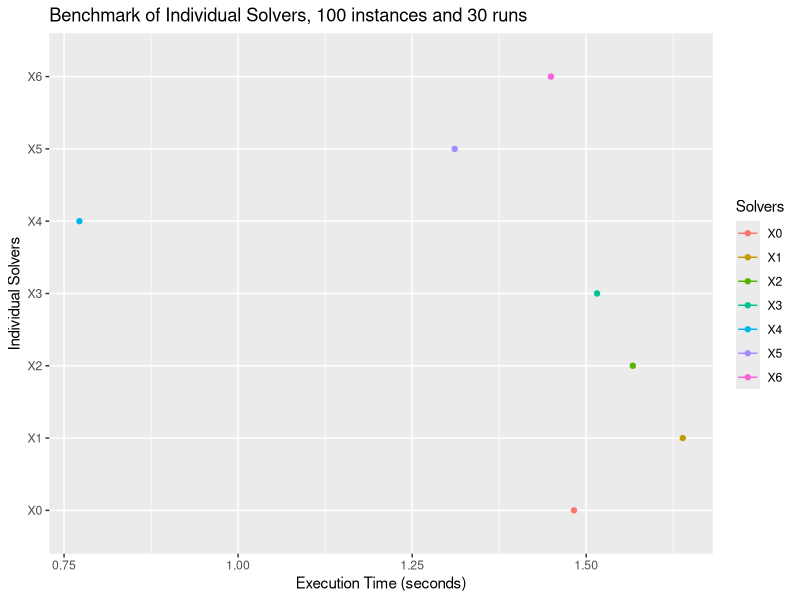
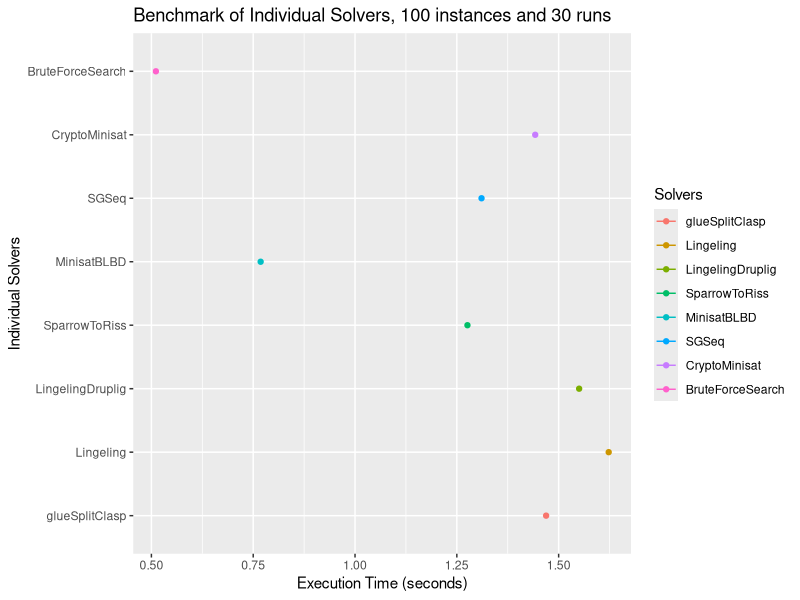
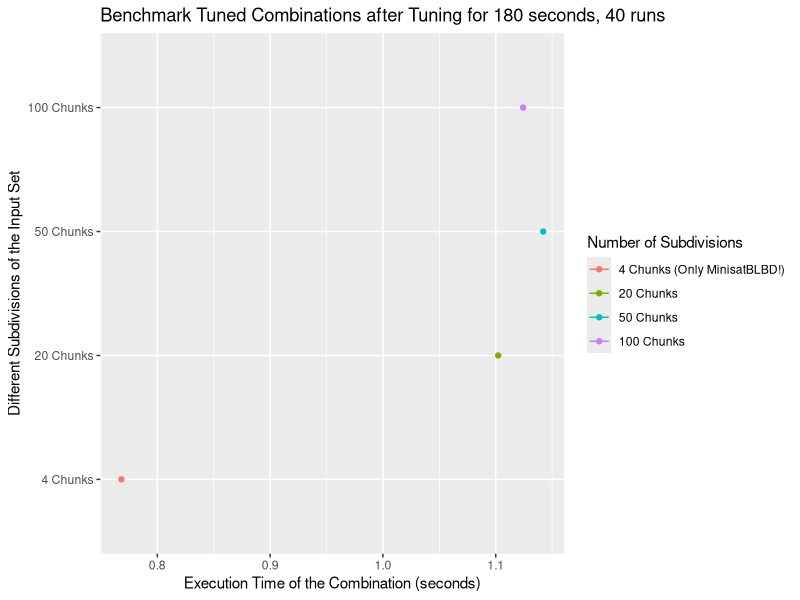
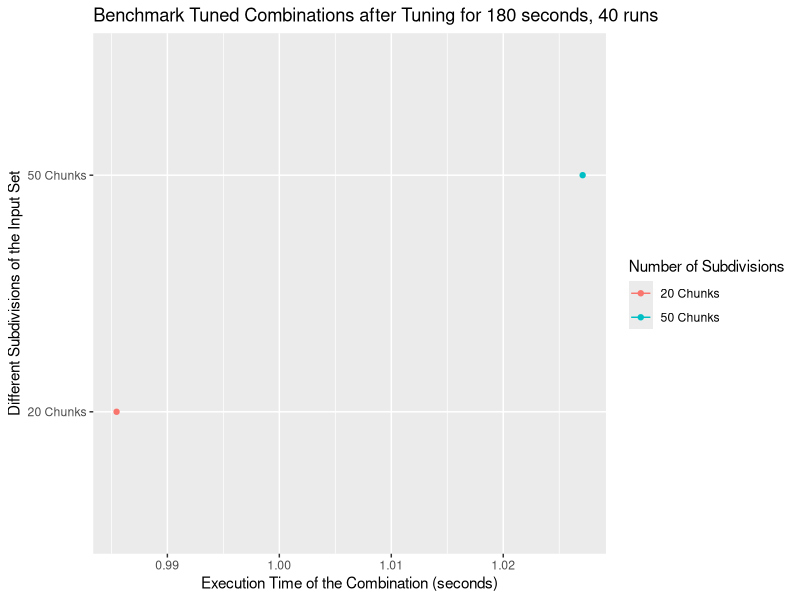

These charts were generated, in order, by the following R code:
#!/usr/bin/Rscript

library(ggplot2)
library(reshape2)

#
# Loading Files:
#
#brute_force <- read.table("brute-force/benchmark_0.txt", header=TRUE)
#

all <- read.table("sat_lib_harder_benchmark/all.txt", header=TRUE)
brute_benchmark <- read.table("brute-force/brute_force_comparison.txt", header=TRUE)

benchmark_180s <- read.table("benchmark_180s.txt", header=TRUE)
benchmark_840s <- read.table("benchmark_840s.txt", header=TRUE)

#
# Generate all files.
#
#graph_all_24 <- qplot(log_all_24$tuning_time,log_all_24$run_time,data=log_all_24,
#                   ylab="Execution Time (seconds)",
#                   xlab="Tuning Time (seconds)",
#                   main="Tuning Time (Only Best Solvers) vs. Execution Time over 24h (Measured by OpenTuner)")
#
#ggsave(file="log_all_24.png",width=7,height=4,scale=2)


#Add a diamond at the mean, and make it larger
#brute_graph <- ggplot(brute_force, aes(x="Execution Time (seconds)",y=BruteForceSearch)) +
#    geom_boxplot() +
#    stat_summary(fun.y=mean, geom="point", shape=4, size=4)

all_graph <- ggplot(data=melt(all), aes(x=variable,y=value,colour=variable,fill=variable)) +
    stat_summary(fun.y=mean, geom="point") +
    stat_summary(fun.data=mean_cl_normal, position=position_dodge(width=0.95), geom="errorbar", aes(width=0.2)) +
#    theme(axis.text.x=element_blank()) +
    guides(colour=guide_legend(title="Solvers")) +
    guides(fill=guide_legend(title="Solvers")) +
    xlab("Individual Solvers") +
    ylab("Execution Time (seconds)") +
    ggtitle("Benchmark of Individual Solvers, 100 instances and 30 runs") +
    coord_flip()

brute_benchmark_graph <- ggplot(data=melt(brute_benchmark), aes(x=variable,y=value,colour=variable,fill=variable)) +
    stat_summary(fun.y=mean, geom="point") +
    stat_summary(fun.data=mean_cl_normal, position=position_dodge(width=0.95), geom="errorbar", aes(width=0.2)) +
#    theme(axis.text.x=element_blank()) +
    guides(colour=guide_legend(title="Solvers")) +
    guides(fill=guide_legend(title="Solvers")) +
    xlab("Individual Solvers") +
    ylab("Execution Time (seconds)") +
    ggtitle("Benchmark of Individual Solvers, 100 instances and 30 runs") +
    coord_flip()

benchmark_180s_graph <- ggplot(data=melt(benchmark_180s), aes(x=variable,y=value,colour=variable)) +
    stat_summary(fun.y=mean, geom="point") +
    stat_summary(fun.data=mean_cl_normal, position=position_dodge(width=0.95), geom="errorbar", aes(width=0.2)) +
    guides(colour=guide_legend(title="Number of Subdivisions")) +
    scale_colour_discrete(labels=c("4 Chunks (Only MinisatBLBD!)","20 Chunks", "50 Chunks", "100 Chunks")) +
    scale_x_discrete(labels=c("4 Chunks","20 Chunks", "50 Chunks", "100 Chunks")) +
    xlab("Different Subdivisions of the Input Set") +
    ylab("Execution Time of the Combination (seconds)") +
    ggtitle("Benchmark Tuned Combinations after Tuning for 180 seconds, 40 runs") +
    coord_flip()

benchmark_840s_graph <- ggplot(data=melt(benchmark_840s), aes(x=variable,y=value,colour=variable)) +
    stat_summary(fun.y=mean, geom="point") +
    stat_summary(fun.data=mean_cl_normal, position=position_dodge(width=0.95), geom="errorbar", aes(width=0.2)) +
    guides(colour=guide_legend(title="Number of Subdivisions")) +
    scale_colour_discrete(labels=c("20 Chunks", "50 Chunks")) +
    scale_x_discrete(labels=c("20 Chunks", "50 Chunks")) +
    xlab("Different Subdivisions of the Input Set") +
    ylab("Execution Time of the Combination (seconds)") +
    ggtitle("Benchmark Tuned Combinations after Tuning for 180 seconds, 40 runs") +
    coord_flip()

# Uncomment for visualization in R interpreter.
#
#print(brute_graph)
#readline("plot done\n")
#
print(all_graph)
readline("plot done\n")
print(brute_benchmark_graph)
readline("plot done\n")
print(benchmark_180s_graph)
readline("plot done\n")
print(benchmark_840s_graph)
readline("plot done\n")
#
#
